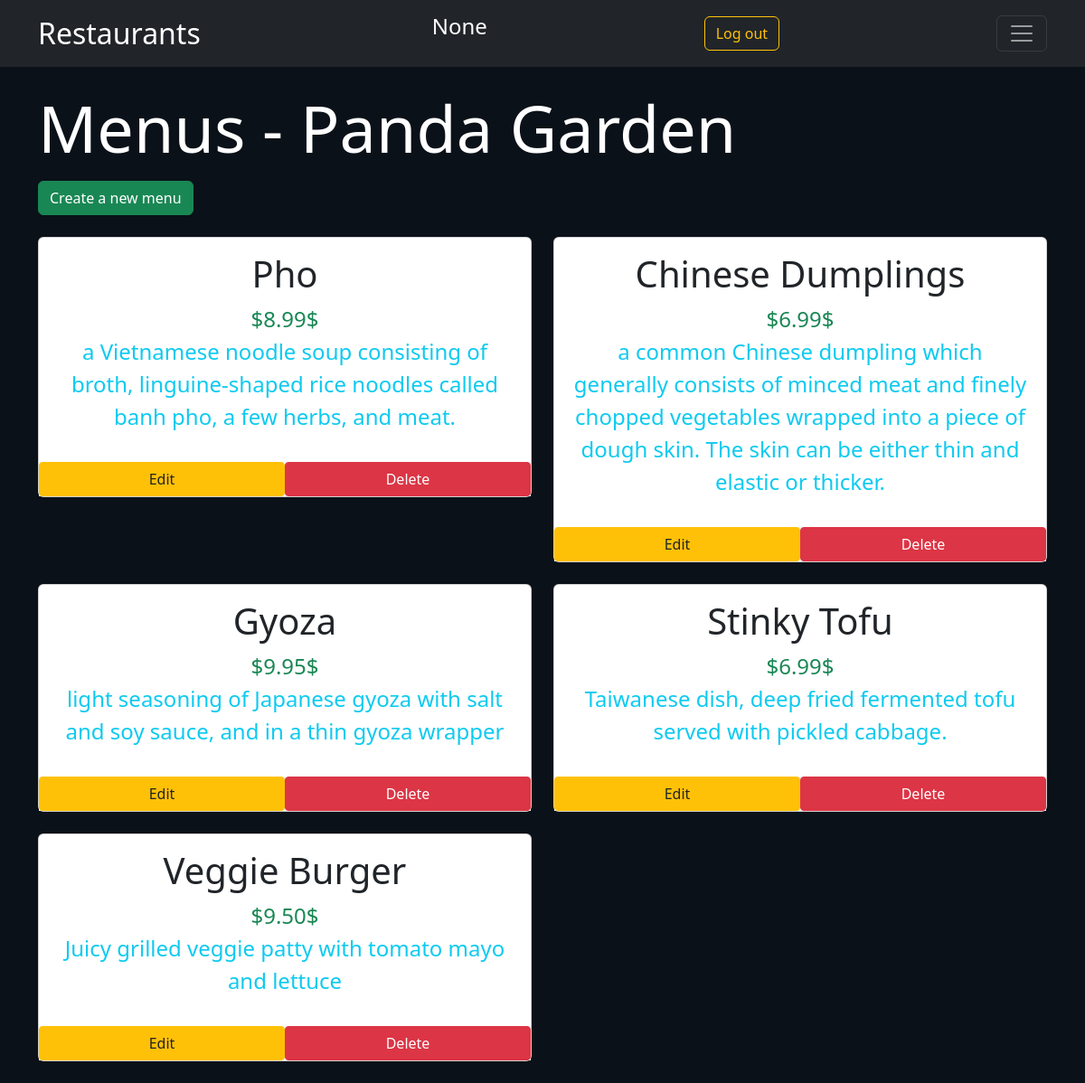
Page /restaurant/3/menu on the committed database.
### restaurants/sql/models.py (models this page shows, shortened)
class Restaurant(Base):
    __tablename__ = 'restaurant'
    id = Column(Integer, primary_key = True)
    name = Column(String(80), nullable = False)
    user_id = Column(Integer, ForeignKey('user.id'))
    user = relationship(User)

class Menu(Base):
    __tablename__ = 'menu_item'
    name = Column(String(80), nullable = False)
    id = Column(Integer, primary_key = True)
    course = Column(String(250))
    description = Column(String(250))
    price = Column(String(8))
    restaurant_id = Column(Integer, ForeignKey('restaurant.id'))
    restaurant = relationship(Restaurant)
    user_id = Column(Integer, ForeignKey('user.id'))
    user = relationship(User)

### restaurants/routes.py (the view)
@app.route('/restaurant/<int:restaurant_id>')
@app.route('/restaurant/<int:restaurant_id>/menu', methods=['GET'])
def showMenu(restaurant_id):
    try:
        restaurant = cursor.query(Restaurant).get(restaurant_id)
        menus = cursor.query(Menu).filter_by(restaurant_id=restaurant_id).all()
    except:
        return redirect(url_for('errorRestaurant', error='Retrieving menus or restaurant'))
    return render_template('menu.html', restaurant=restaurant, menus=menus, login=login, user = session["name"] if "google_id" in session else None)

### restaurants/templates/menu.html
{% extends 'layout.html' %}
{% block content %}
    <div>
        <h1 class="display-2 text-white">Menus - {{restaurant.name}}</h1>
        <a role="button" class="btn btn-success btn-md text-white mt-2" href="{{url_for('newMenuItem', restaurant_id=restaurant.id)}}">Create a new menu</a>
    </div>
    <div class="row mt-4">
    {% if menus %}
        {% for menu in menus %}
        <div class="col-xl-6 mb-4">
            <div class="card">
            <div class="card-body" >
                    <h2 class="text-center fs-1">{{ menu.name }}</h2>
                    <p class="text-center text-success fs-4 mb-0 mt-1">{{menu.price}}$</p>
                    <p class="text-center text-info fs-4 mt-0">{{menu.description}}</p>
            </div>
            <div class="d-flex bg-light mb-0">
                <a
                class="btn btn-warning m-0 rounded-1 text-reset w-50"
                href="{{url_for('editMenuItem', restaurant_id=restaurant.id, menu_id=menu.id)}}"
                role="button"
                >Edit
                </a>
                <a
                class="btn btn-danger m-0 rounded-1 text-white w-50"
                href="{{url_for('deleteMenuItem', restaurant_id=restaurant.id, menu_id=menu.id)}}"
                role="button"
                >Delete</a>
            </div>
            </div>
        </div>
        {% endfor %}
    {% endif %}
    </div>
{% endblock %}

### rows in the picture
Restaurant: name "Panda Garden"
Menu: name "Pho", price "$8.99", description "a Vietnamese noodle soup consisting of broth, linguine-shaped rice noodles called banh pho, a few herbs, and meat."
Menu: name "Chinese Dumplings", price "$6.99", description "a common Chinese dumpling which generally consists of minced meat and finely chopped vegetables wrapped into a piece of dough skin. The skin can be either thin and elastic or thicker."
Menu: name "Gyoza", price "$9.95", description "light seasoning of Japanese gyoza with salt and soy sauce, and in a thin gyoza wrapper"
Menu: name "Stinky Tofu", price "$6.99", description "Taiwanese dish, deep fried fermented tofu served with pickled cabbage."
Menu: name "Veggie Burger", price "$9.50", description "Juicy grilled veggie patty with tomato mayo and lettuce"

### other values in the picture
{{ user }} "None"
